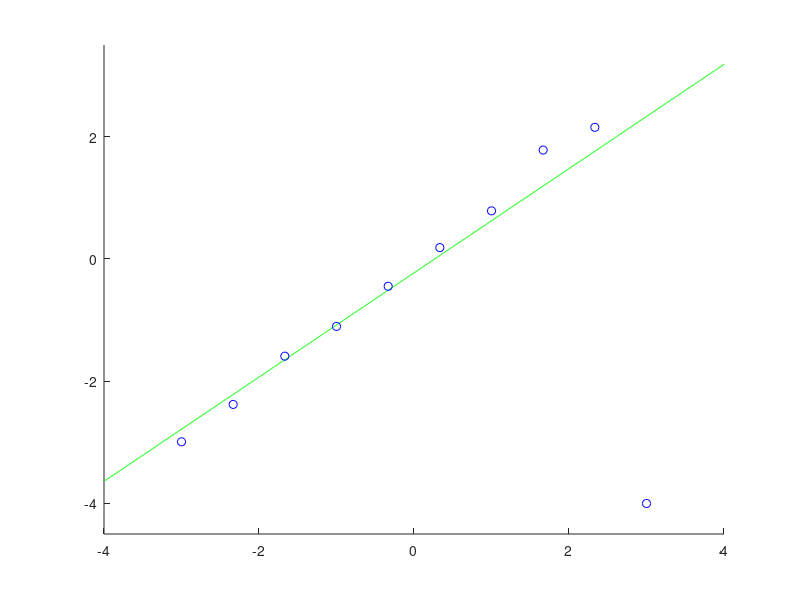

Reproduce this figure in MATLAB.
n = 10; N = 1000; x = linspace(-3, 3, n)';X = linspace(-4, 4, N)';
y = x + 0.2 * randn(n, 1); y(n) = -4;
p(:, 1) = ones(n, 1);p(:, 2) = x;
t0 = p \ y; e = 1;
for o = 1: 1000
    r = abs(p * t0 - y);
    w = ones(n, 1);
    w(r > e) = e ./ r(r > e);
    t = (p' * (repmat(w, 1, 2) .* p)) \ (p' * ( w .* y));
    if norm(t - t0) < 0.001, break, end
    t0 = t;
end
P(:, 1) = ones(N, 1); P(:, 2) = X;
F = P * t;
figure(1); clf; hold on; axis([-4 4 -4.5 3.5]);
plot(X,F,'g-'); plot(x, y, 'bo');
